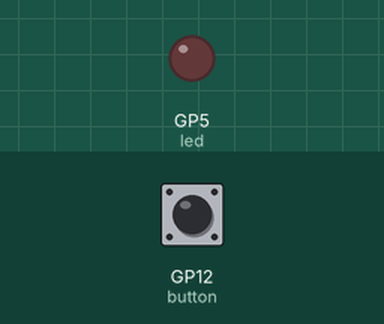
Recording of a program running on a simulated Raspberry Pi Pico running MicroPython. On the bench: output pins drawn as LEDs (lit = HIGH). Wiring (from the project's diagram.json): red LED on GP5, green button on GP12. The inputs (shaded band) are chosen by the test bench; at power-on: GP12 (button) HIGH.

Above: at 1.2 s.
1.3 s: GP12 (button) pulled LOW for 0.15 s
At 1.42 s:
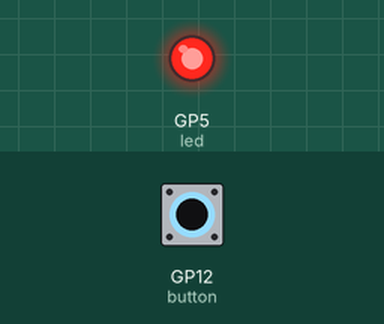
3.0 s: GP12 (button) pulled LOW for 3.2 s
At 7.5 s:
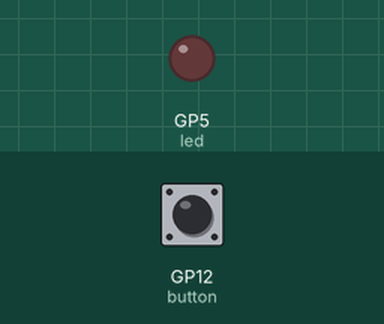
Timing chart, 0 to 9.0 s (numbered marks = the images above; inputs shaded):
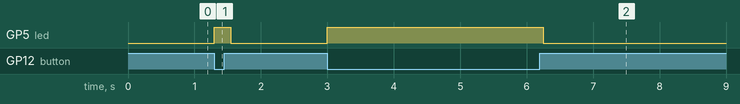

The program:

main.py
```python
from machine import Pin
from utime import sleep

button = Pin(12, Pin.IN, Pin.PULL_UP)
led = Pin(5, Pin.OUT)

led.value(0)

while True:
  if(button.value() == 0):
    led.value(1)
    sleep(0.250)
    led.value(0)
```

Measured:
- after the input at 1.3 s, GP5 (led): LOW → HIGH at once, → LOW 0.25 s later
- after the input at 3.0 s, GP5 (led): LOW → HIGH at once, → LOW 3.3 s later
